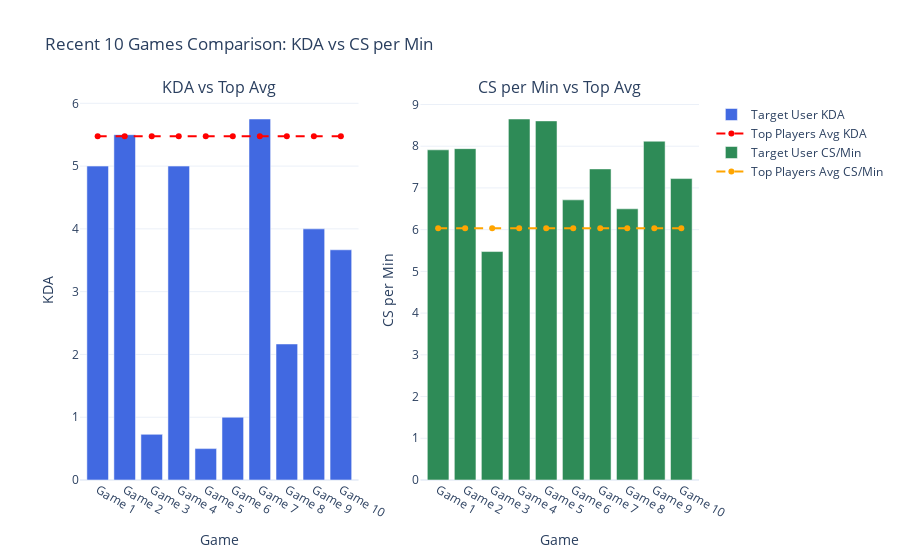

The notebook cell this image was saved under:
### Markdown cell above
### 일반 유저 + 상위 유저 지표 비교 막대그래프 같이 그리기
- 기준 유저(일반 유저)의 최근 10게임의 KDA 변화를 시각화

- 상위 1000명 유저들의 평균 KDA 선과 비교

- 사용자에게 실력의 흐름 + 상대적 수준을 한눈에 보여주는 것

### Code cell
# import plotly.graph_objects as go
# from plotly.subplots import make_subplots
# import pandas as pd

# # 1. 기준 유저 게임 가져오기
# user_games = merged_df[(merged_df["puuid"] == target_puuid)].copy()
# user_games = user_games.sort_values("game_id", ascending=False).head(10)

# # 2. KDA 데이터 부족 시 채우기 (0으로)
# kda_values = user_games["KDA"].tolist()
# kda_values += [0] * (10 - len(kda_values))  # 10게임 채우기

# # 2-1 CS 데이터 부족 시 채우기
# cs_values = user_games["cs_per_min"].tolist()
# cs_values += [0] * (10 - len(cs_values))


# # 3. x축 레이블
# x_labels = [f"Game {i+1}" for i in range(10)]

# # 4. Top 평균 KDA
# top_avg_kda = merged_df[merged_df["is_top1000"] == True]["KDA"].mean()

# # 4-1. Top 평균 CS
# top_avg_cs = merged_df[merged_df["is_top1000"] == True]["cs_per_min"].mean()


# # # 5. 그래프 생성
# # fig = go.Figure()

# # # 유저 KDA 막대
# # fig.add_trace(go.Bar(
# #     x=x_labels,
# #     y=kda_values,
# #     name="Target User KDA",
# #     marker_color='royalblue'
# # ))

# # # Top 유저 평균 선
# # fig.add_trace(go.Scatter(
# #     x=x_labels,
# #     y=[top_avg_kda] * 10,
# #     name="Top Players Avg KDA",
# #     mode='lines',
# #     line=dict(color='red', dash='dash')
# # ))

# # fig.update_layout(
# #     title="Recent 10 Games KDA vs Top Player Avg KDA",
# #     xaxis_title="Game",
# #     yaxis_title="KDA",
# #     barmode='group',
# #     template='plotly_white'
# # )

# # fig.show()

# # 두 개의 서브플롯 생성 (1행 2열)
# fig = make_subplots(
#     rows=1, cols=2, subplot_titles=("KDA vs Top Avg", "CS per Min vs Top Avg")
# )

# # Target 유저 데이터
# fig.add_trace(
#     go.Bar(x=x_labels, y=kda_values, name="Target User KDA", marker_color="royalblue"),
#     row=1,
#     col=1,
# )
# fig.add_trace(
#     go.Scatter(
#         x=x_labels,
#         y=[top_avg_kda] * 10,
#         name="Top Players Avg KDA",
#         line=dict(color="red", dash="dash"),
#     ),
#     row=1,
#     col=1,
# )

# fig.add_trace(
#     go.Bar(x=x_labels, y=cs_values, name="Target User CS/Min", marker_color="seagreen"),
#     row=1,
#     col=2,
# )
# fig.add_trace(
#     go.Scatter(
#         x=x_labels,
#         y=[top_avg_cs] * 10,
#         name="Top Players Avg CS/Min",
#         line=dict(color="orange", dash="dash"),
#     ),
#     row=1,
#     col=2,
# )

# # 레이아웃 설정
# fig.update_layout(
#     title_text="Recent 10 Games Comparison: KDA vs CS per Min",
#     template="plotly_white",
#     showlegend=True,
# )

# # 축 레이블 개별 설정
# fig.update_xaxes(title_text="Game", row=1, col=1)
# fig.update_yaxes(title_text="KDA", row=1, col=1)

# fig.update_xaxes(title_text="Game", row=1, col=2)
# fig.update_yaxes(title_text="CS per Min", row=1, col=2)

# fig.show()

### Figure 1 — Plotly figure (JSON) as saved in the notebook; plotly's stock layout.template omitted (floating-point values rounded to 4 significant figures)
{"data": [{"marker": {"color": "royalblue"}, "name": "Target User KDA", "type": "bar", "x": ["Game 1", "Game 2", "Game 3", "Game 4", "Game 5", "Game 6", "Game 7", "Game 8", "Game 9", "Game 10"], "xaxis": "x", "y": [5, 5.5, 0.7273, 5, 0.5, 1, 5.75, 2.167, 4, 3.667], "yaxis": "y"}, {"line": {"color": "red", "dash": "dash"}, "name": "Top Players Avg KDA", "type": "scatter", "x": ["Game 1", "Game 2", "Game 3", "Game 4", "Game 5", "Game 6", "Game 7", "Game 8", "Game 9", "Game 10"], "xaxis": "x", "y": [5.477, 5.477, 5.477, 5.477, 5.477, 5.477, 5.477, 5.477, 5.477, 5.477], "yaxis": "y"}, {"marker": {"color": "seagreen"}, "name": "Target User CS/Min", "type": "bar", "x": ["Game 1", "Game 2", "Game 3", "Game 4", "Game 5", "Game 6", "Game 7", "Game 8", "Game 9", "Game 10"], "xaxis": "x2", "y": [7.913, 7.942, 5.475, 8.652, 8.607, 6.714, 7.456, 6.499, 8.119, 7.224], "yaxis": "y2"}, {"line": {"color": "orange", "dash": "dash"}, "name": "Top Players Avg CS/Min", "type": "scatter", "x": ["Game 1", "Game 2", "Game 3", "Game 4", "Game 5", "Game 6", "Game 7", "Game 8", "Game 9", "Game 10"], "xaxis": "x2", "y": [6.032, 6.032, 6.032, 6.032, 6.032, 6.032, 6.032, 6.032, 6.032, 6.032], "yaxis": "y2"}], "layout": {"annotations": [{"font": {"size": 16}, "showarrow": false, "text": "KDA vs Top Avg", "x": 0.225, "xanchor": "center", "xref": "paper", "y": 1, "yanchor": "bottom", "yref": "paper"}, {"font": {"size": 16}, "showarrow": false, "text": "CS per Min vs Top Avg", "x": 0.775, "xanchor": "center", "xref": "paper", "y": 1, "yanchor": "bottom", "yref": "paper"}], "showlegend": true, "title": {"text": "Recent 10 Games Comparison: KDA vs CS per Min"}, "xaxis": {"anchor": "y", "domain": [0, 0.45], "title": {"text": "Game"}}, "xaxis2": {"anchor": "y2", "domain": [0.55, 1], "title": {"text": "Game"}}, "yaxis": {"anchor": "x", "domain": [0, 1], "title": {"text": "KDA"}}, "yaxis2": {"anchor": "x2", "domain": [0, 1], "title": {"text": "CS per Min"}}}}
